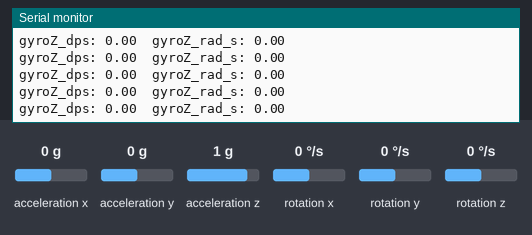
A sketch run on a simulated ESP32. On the bench: the last lines printed to the serial monitor. Inputs (shaded band) come from the test bench; at power-on: rotation z 0 °/s, acceleration x 0 g, acceleration y 0 g, acceleration z 1 g, rotation x 0 °/s, rotation y 0 °/s.

Above: at 3.2 s.
3.3 s: rotation z set to -192 °/s
At 3.9 s:
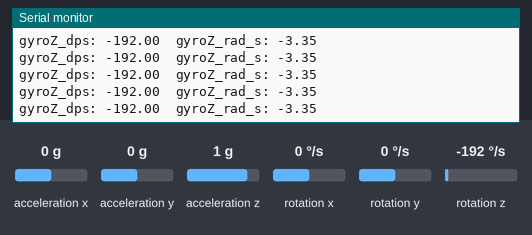
4.8 s: rotation z set to -100 °/s
At 5.5 s:
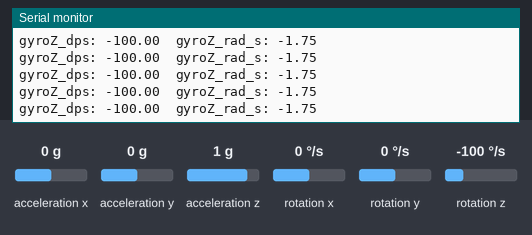
Timing chart, 0 to 7.8 s (numbered marks = the images above; inputs shaded):
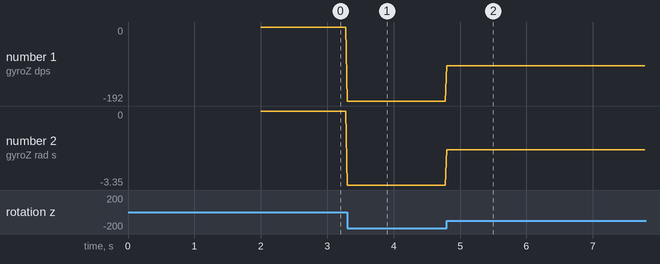

The sketch:

MPU6050_reading.ino
```cpp
#include <Wire.h>
#include <MPU6050_light.h>

#define I2C_SDA 7
#define I2C_SCL 6

MPU6050 mpu(Wire);

void setup() {
  Serial.begin(115200);
  while (!Serial) { delay(10); }

  Wire.begin(I2C_SDA, I2C_SCL, 400000);

  byte status = mpu.begin();
  Serial.print(F("MPU6050 status: "));
  Serial.println(status);
  if (status != 0) {
    Serial.println(F("MPU6050 init failed"));
    while (1) { delay(100); }
  }

  Serial.println(F("MPU6050 ready, calibrating..."));
  delay(1000);
  mpu.calcOffsets();  // gyro & accel offsets
  Serial.println(F("Calibration done!"));
}

void loop() {
  mpu.update();  // must be called regularly

  // raw gyro Z in deg/s (library uses deg/s)
  float gyroZ_dps = mpu.getGyroZ();
  // convert to rad/s for EKF
  const float DEG2RAD = 3.14159265f / 180.0f;
  float gyroZ_rad_s = gyroZ_dps * DEG2RAD;

  Serial.print(F("gyroZ_dps: "));
  Serial.print(gyroZ_dps);
  Serial.print(F("  gyroZ_rad_s: "));
  Serial.println(gyroZ_rad_s);

  delay(20);
}
```

Measured:
- after the input at 3.3 s, the serial monitor: prints a new line at once (image 1)
- after the input at 4.8 s, the serial monitor: prints a new line at once (image 2)
- plotted number 1: 0 → -192 after the input at 3.3 s, -192 → -100 after the input at 4.8 s
- plotted number 2: 0 → -3.35 after the input at 3.3 s, -3.35 → -1.75 after the input at 4.8 s
